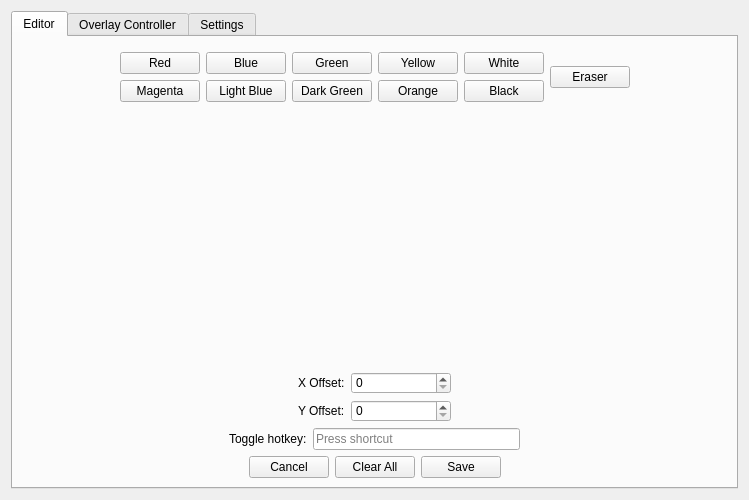
<?xml version="1.0" encoding="UTF-8"?>
<ui version="4.0">
 <class>overlay_editor_window</class>
 <widget class="QWidget" name="overlay_editor_window">
  <property name="geometry">
   <rect>
    <x>0</x>
    <y>0</y>
    <width>749</width>
    <height>500</height>
   </rect>
  </property>
  <property name="windowTitle">
   <string>Crosshair Editor</string>
  </property>
  <property name="styleSheet">
   <string notr="true">QPushButton#ctrl_toggle_btn {
    background-color: #28a745; 
    color: white; 
    font-weight: bold; 
    border-radius: 4px; 
    padding: 6px 15px;
}
QPushButton#ctrl_toggle_btn:hover {
    background-color: #218838;
}

QTextEdit#ctrl_log_text {
    background-color: #0c0c0c;
    border: 1px solid #222222;
    font-family: 'Source Code Pro', 'Fira Code', 'Courier New', monospace;
    font-size: 11px;
    color: #00C3FF;
}
</string>
  </property>
  <layout class="QVBoxLayout" name="verticalLayout">
   <item>
    <widget class="QTabWidget" name="main_tabs">
     <property name="currentIndex">
      <number>0</number>
     </property>
     <widget class="QWidget" name="tab_editor">
      <attribute name="title">
       <string>Editor</string>
      </attribute>
      <layout class="QVBoxLayout" name="verticalLayout_2">
       <item>
        <widget class="PixelCanvas" name="pixel_canvas" native="true"/>
       </item>
       <item>
        <layout class="QGridLayout" name="palette_grid">
         <item row="1" column="2">
          <widget class="QPushButton" name="palette_lblue_btn">
           <property name="text">
            <string>Light Blue</string>
           </property>
          </widget>
         </item>
         <item row="1" column="3">
          <widget class="QPushButton" name="palette_dgreen_btn">
           <property name="text">
            <string>Dark Green</string>
           </property>
          </widget>
         </item>
         <item row="0" column="1">
          <widget class="QPushButton" name="palette_red_btn">
           <property name="text">
            <string>Red</string>
           </property>
          </widget>
         </item>
         <item row="0" column="6" rowspan="2">
          <widget class="QPushButton" name="palette_eraser_btn">
           <property name="text">
            <string>Eraser</string>
           </property>
          </widget>
         </item>
         <item row="0" column="5">
          <widget class="QPushButton" name="palette_white_btn">
           <property name="text">
            <string>White</string>
           </property>
          </widget>
         </item>
         <item row="0" column="4">
          <widget class="QPushButton" name="palette_yellow_btn">
           <property name="text">
            <string>Yellow</string>
           </property>
          </widget>
         </item>
         <item row="1" column="1">
          <widget class="QPushButton" name="palette_magenta_btn">
           <property name="text">
            <string>Magenta</string>
           </property>
          </widget>
         </item>
         <item row="1" column="5">
          <widget class="QPushButton" name="palette_black_btn">
           <property name="text">
            <string>Black</string>
           </property>
          </widget>
         </item>
         <item row="0" column="3">
          <widget class="QPushButton" name="palette_green_btn">
           <property name="text">
            <string>Green</string>
           </property>
          </widget>
         </item>
         <item row="1" column="4">
          <widget class="QPushButton" name="palette_orange_btn">
           <property name="text">
            <string>Orange</string>
           </property>
          </widget>
         </item>
         <item row="0" column="2">
          <widget class="QPushButton" name="palette_blue_btn">
           <property name="text">
            <string>Blue</string>
           </property>
          </widget>
         </item>
         <item row="0" column="0" rowspan="2">
          <spacer name="horizontalSpacer_3">
           <property name="orientation">
            <enum>Qt::Orientation::Horizontal</enum>
           </property>
           <property name="sizeHint" stdset="0">
            <size>
             <width>40</width>
             <height>20</height>
            </size>
           </property>
          </spacer>
         </item>
         <item row="0" column="7" rowspan="2">
          <spacer name="horizontalSpacer_4">
           <property name="orientation">
            <enum>Qt::Orientation::Horizontal</enum>
           </property>
           <property name="sizeHint" stdset="0">
            <size>
             <width>40</width>
             <height>20</height>
            </size>
           </property>
          </spacer>
         </item>
        </layout>
       </item>
       <item>
        <spacer name="verticalSpacer">
         <property name="orientation">
          <enum>Qt::Orientation::Vertical</enum>
         </property>
         <property name="sizeHint" stdset="0">
          <size>
           <width>20</width>
           <height>40</height>
          </size>
         </property>
        </spacer>
       </item>
       <item>
        <layout class="QVBoxLayout" name="offset_layout">
         <item>
          <layout class="QHBoxLayout" name="xoffset_layout_2">
           <item>
            <spacer name="horizontalSpacer_9">
             <property name="orientation">
              <enum>Qt::Orientation::Horizontal</enum>
             </property>
             <property name="sizeHint" stdset="0">
              <size>
               <width>40</width>
               <height>20</height>
              </size>
             </property>
            </spacer>
           </item>
           <item>
            <widget class="QLabel" name="info_xoffset_lbl_2">
             <property name="text">
              <string>X Offset:</string>
             </property>
            </widget>
           </item>
           <item>
            <widget class="QSpinBox" name="xoffset_spin">
             <property name="minimumSize">
              <size>
               <width>100</width>
               <height>0</height>
              </size>
             </property>
            </widget>
           </item>
           <item>
            <spacer name="horizontalSpacer_7">
             <property name="orientation">
              <enum>Qt::Orientation::Horizontal</enum>
             </property>
             <property name="sizeHint" stdset="0">
              <size>
               <width>40</width>
               <height>20</height>
              </size>
             </property>
            </spacer>
           </item>
          </layout>
         </item>
         <item>
          <layout class="QHBoxLayout" name="yoffset_layout">
           <item>
            <spacer name="horizontalSpacer_10">
             <property name="orientation">
              <enum>Qt::Orientation::Horizontal</enum>
             </property>
             <property name="sizeHint" stdset="0">
              <size>
               <width>40</width>
               <height>20</height>
              </size>
             </property>
            </spacer>
           </item>
           <item>
            <widget class="QLabel" name="info_yoffset_lbl">
             <property name="text">
              <string>Y Offset:</string>
             </property>
            </widget>
           </item>
           <item>
            <widget class="QSpinBox" name="yoffset_spin">
             <property name="minimumSize">
              <size>
               <width>100</width>
               <height>0</height>
              </size>
             </property>
            </widget>
           </item>
           <item>
            <spacer name="horizontalSpacer_8">
             <property name="orientation">
              <enum>Qt::Orientation::Horizontal</enum>
             </property>
             <property name="sizeHint" stdset="0">
              <size>
               <width>40</width>
               <height>20</height>
              </size>
             </property>
            </spacer>
           </item>
          </layout>
         </item>
        </layout>
       </item>
       <item>
        <layout class="QHBoxLayout" name="hotkey_layout">
         <item>
          <spacer name="horizontalSpacer_13">
           <property name="orientation">
            <enum>Qt::Orientation::Horizontal</enum>
           </property>
           <property name="sizeHint" stdset="0">
            <size>
             <width>40</width>
             <height>20</height>
            </size>
           </property>
          </spacer>
         </item>
         <item>
          <widget class="QLabel" name="info_hotkey_lbl">
           <property name="text">
            <string>Toggle hotkey:</string>
           </property>
          </widget>
         </item>
         <item>
          <widget class="QKeySequenceEdit" name="hotkey_overlay_keyseq"/>
         </item>
         <item>
          <spacer name="horizontalSpacer_14">
           <property name="orientation">
            <enum>Qt::Orientation::Horizontal</enum>
           </property>
           <property name="sizeHint" stdset="0">
            <size>
             <width>40</width>
             <height>20</height>
            </size>
           </property>
          </spacer>
         </item>
        </layout>
       </item>
       <item>
        <layout class="QHBoxLayout" name="editor_funcbtns_layout">
         <item>
          <spacer name="horizontalSpacer_2">
           <property name="orientation">
            <enum>Qt::Orientation::Horizontal</enum>
           </property>
           <property name="sizeHint" stdset="0">
            <size>
             <width>40</width>
             <height>20</height>
            </size>
           </property>
          </spacer>
         </item>
         <item>
          <widget class="QPushButton" name="editor_cancel_btn">
           <property name="text">
            <string>Cancel</string>
           </property>
          </widget>
         </item>
         <item>
          <widget class="QPushButton" name="editor_clear_btn">
           <property name="text">
            <string>Clear All</string>
           </property>
          </widget>
         </item>
         <item>
          <widget class="QPushButton" name="editor_save_btn">
           <property name="text">
            <string>Save</string>
           </property>
          </widget>
         </item>
         <item>
          <spacer name="horizontalSpacer">
           <property name="orientation">
            <enum>Qt::Orientation::Horizontal</enum>
           </property>
           <property name="sizeHint" stdset="0">
            <size>
             <width>40</width>
             <height>20</height>
            </size>
           </property>
          </spacer>
         </item>
        </layout>
       </item>
      </layout>
     </widget>
     <widget class="QWidget" name="tab_controller">
      <attribute name="title">
       <string>Overlay Controller</string>
      </attribute>
      <layout class="QVBoxLayout" name="verticalLayout_3">
       <item>
        <layout class="QHBoxLayout" name="ctrl_toggle_layout">
         <item>
          <spacer name="horizontalSpacer_5">
           <property name="orientation">
            <enum>Qt::Orientation::Horizontal</enum>
           </property>
           <property name="sizeHint" stdset="0">
            <size>
             <width>40</width>
             <height>20</height>
            </size>
           </property>
          </spacer>
         </item>
         <item>
          <widget class="QPushButton" name="ctrl_toggle_btn">
           <property name="text">
            <string>Start</string>
           </property>
          </widget>
         </item>
         <item>
          <spacer name="horizontalSpacer_6">
           <property name="orientation">
            <enum>Qt::Orientation::Horizontal</enum>
           </property>
           <property name="sizeHint" stdset="0">
            <size>
             <width>40</width>
             <height>20</height>
            </size>
           </property>
          </spacer>
         </item>
        </layout>
       </item>
       <item>
        <widget class="QTextEdit" name="ctrl_log_text">
         <property name="readOnly">
          <bool>true</bool>
         </property>
        </widget>
       </item>
      </layout>
     </widget>
     <widget class="QWidget" name="tab_settings">
      <attribute name="title">
       <string>Settings</string>
      </attribute>
      <layout class="QVBoxLayout" name="verticalLayout_4">
       <item>
        <spacer name="verticalSpacer_2">
         <property name="orientation">
          <enum>Qt::Orientation::Vertical</enum>
         </property>
         <property name="sizeHint" stdset="0">
          <size>
           <width>20</width>
           <height>396</height>
          </size>
         </property>
        </spacer>
       </item>
       <item>
        <layout class="QHBoxLayout" name="sett_about_layout">
         <item>
          <spacer name="horizontalSpacer_11">
           <property name="orientation">
            <enum>Qt::Orientation::Horizontal</enum>
           </property>
           <property name="sizeHint" stdset="0">
            <size>
             <width>40</width>
             <height>20</height>
            </size>
           </property>
          </spacer>
         </item>
         <item>
          <widget class="QPushButton" name="sett_about_btn">
           <property name="text">
            <string>About</string>
           </property>
          </widget>
         </item>
         <item>
          <spacer name="horizontalSpacer_12">
           <property name="orientation">
            <enum>Qt::Orientation::Horizontal</enum>
           </property>
           <property name="sizeHint" stdset="0">
            <size>
             <width>40</width>
             <height>20</height>
            </size>
           </property>
          </spacer>
         </item>
        </layout>
       </item>
      </layout>
     </widget>
    </widget>
   </item>
  </layout>
 </widget>
 <customwidgets>
  <customwidget>
   <class>PixelCanvas</class>
   <extends>QWidget</extends>
   <header>pixel_canvas.h</header>
   <container>1</container>
  </customwidget>
 </customwidgets>
 <resources/>
 <connections/>
</ui>
